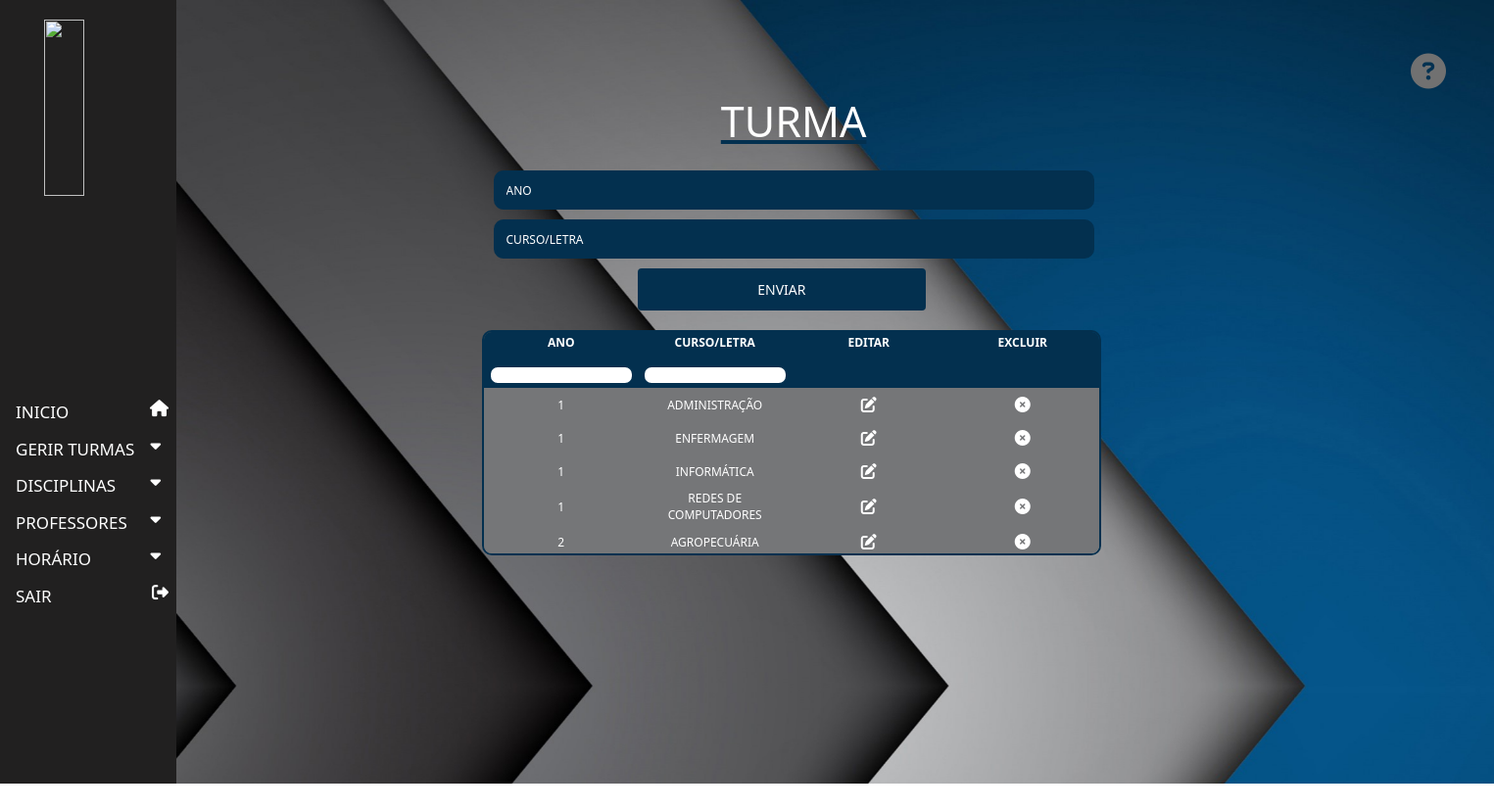
/inicio.php?pg=cad_tur&&ver=cad_tur, run on the app's committed database.
### tables this page shows
CREATE TABLE `turma` (
  `id_turma` int(5) UNSIGNED NOT NULL,
  `curso` varchar(200) DEFAULT NULL,
  `ano` varchar(200) DEFAULT NULL
);

### crud/ver_tur.php (the view, shortened to what this page needs)
<?php
require_once('param.php');
$query = "SELECT * FROM `turma` ORDER BY ano ASC, curso ASC";
$sql = mysqli_query($conexao,$query);
echo "
<div class='tab_tu expandOpen'>
<table id='tabela'>
<tr>
<th>Ano</th>
<th>Curso/Letra</th>
<th>Editar</th>
<th>Excluir</th>
</tr>
 <tr>
    <th><input type='text' class='ps' id='txtColuna1'/></th>
    <th><input type='text' class='ps' id='txtColuna2'/></th>
    <th></th>
     <th></th>
</tr>";
while ($value = mysqli_fetch_assoc($sql)) {
	echo "<tr>";
            echo "<td>".$value['ano'] ."</td>";
            echo "<td>".$value['curso'] ."</td>";
            echo "<td><a class='btn' href='editar_tur.php?id_turma=".$value['id_turma']."'><i class='cuidado fas fa-edit fa-1x'></i></a></td><td><a class='btn' href='crud/excluir_tur.php?id_turma=".$value['id_turma']."'><i class='cuidado fas fa-1x far fa-times-circle'></i></a></td>";
            echo "</tr>";
}
echo "</table></div>";
?>

### estilo.css (style rules this page uses)
body,label,button { font-family: Candara,Calibri,Segoe,Segoe UI,Optima,Arial,sans-serif; text-transform: uppercase !important; overflow-y: hidden; overflow-x: hidden; font-weight: 300 !important; }
i { float: right; }
.ps { height: 20px !important; padding: 8px; }
body { margin: 0; }
a:link { text-decoration: none; }
input, select { border: none; margin-top: 10px; width: 98%; height: 40px; background: #fff; padding: 10px; border-radius: 10px !important; text-transform: uppercase; border: 3px solid #03304f; }
table { border-collapse: collapse; width: 100%; background-color: white; overflow-y: scroll; }
th, td { text-align: center; font-size: 12px; width: 131px; }
tr:nth-child(even) { background-color: transparent }
th { background-color: #03304f; color: white; text-align: center; width: 131px; }
.tab_tu { background: transparent; width: 50%; overflow-y: scroll; max-height: 230px; margin-left: 21.5%; border: 2px solid #03304f; border-radius: 10px; margin-top: 20px; }
.cuidado { color:#fff; width: 40px; transition: 0.3s; }
::placeholder { text-transform: uppercase !important; font-size: 12px; color: white; }
.expandOpen { animation-name: expandOpen; -webkit-animation-name: expandOpen; animation-duration: 1.2s; -webkit-animation-duration: 1.2s; animation-timing-function: ease-out; -webkit-animation-timing-function: ease-out; visibility: visible !important; }

### inicio.php (style rules this page uses)
tr { display: table-row; vertical-align: inherit; border-color: inherit; }
th { background-color: #03304f; color: white; text-align: center; }
th, td { text-align: center; padding: 2px; font-size: 12px; }

### data on the page
turma: ano "1", curso "ADMINISTRAÇÃO"
turma: ano "1", curso "ENFERMAGEM"
turma: ano "1", curso "INFORMÁTICA"
turma: ano "1", curso "REDES DE COMPUTADORES"
turma: ano "2", curso "AGROPECUÁRIA"
